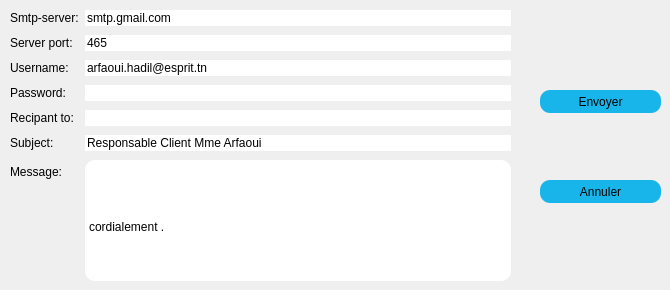
      <widget class="QWidget" name="tab_13">
       <attribute name="title">
        <string>Envoyer Email</string>
       </attribute>
       <widget class="QPushButton" name="exitBtn1">
        <property name="geometry">
         <rect>
          <x>540</x>
          <y>180</y>
          <width>121</width>
          <height>23</height>
         </rect>
        </property>
        <property name="styleSheet">
         <string notr="true">                                         border-radius: 10px;
background-color: rgb(23, 181, 234);
                                        
font: 9pt &quot;MS Reference Sans Serif&quot;;</string>
        </property>
        <property name="text">
         <string>Annuler</string>
        </property>
       </widget>
       <widget class="QPushButton" name="sendBtn1">
        <property name="geometry">
         <rect>
          <x>540</x>
          <y>90</y>
          <width>121</width>
          <height>23</height>
         </rect>
        </property>
        <property name="styleSheet">
         <string notr="true">                                         border-radius: 10px;
background-color: rgb(23, 181, 234);
                                        
font: 9pt &quot;MS Reference Sans Serif&quot;;</string>
        </property>
        <property name="text">
         <string>Envoyer</string>
        </property>
       </widget>
       <widget class="QWidget" name="layoutWidget_2">
        <property name="geometry">
         <rect>
          <x>10</x>
          <y>10</y>
          <width>501</width>
          <height>271</height>
         </rect>
        </property>
        <layout class="QFormLayout" name="formLayout_2">
         <property name="fieldGrowthPolicy">
          <enum>QFormLayout::ExpandingFieldsGrow</enum>
         </property>
         <property name="rowWrapPolicy">
          <enum>QFormLayout::WrapLongRows</enum>
         </property>
         <property name="verticalSpacing">
          <number>9</number>
         </property>
         <item row="1" column="0">
          <widget class="QLabel" name="label_24">
           <property name="text">
            <string>Server port:</string>
           </property>
          </widget>
         </item>
         <item row="2" column="0">
          <widget class="QLabel" name="label_25">
           <property name="text">
            <string>Username:</string>
           </property>
          </widget>
         </item>
         <item row="3" column="0">
          <widget class="QLabel" name="label_26">
           <property name="text">
            <string>Password:</string>
           </property>
          </widget>
         </item>
         <item row="4" column="0">
          <widget class="QLabel" name="label_27">
           <property name="text">
            <string>Recipant to:</string>
           </property>
          </widget>
         </item>
         <item row="5" column="0">
          <widget class="QLabel" name="label_28">
           <property name="text">
            <string>Subject:</string>
           </property>
          </widget>
         </item>
         <item row="6" column="0">
          <widget class="QLabel" name="label_29">
           <property name="text">
            <string>Message:</string>
           </property>
          </widget>
         </item>
         <item row="0" column="1">
          <widget class="QLineEdit" name="server_2">
           <property name="styleSheet">
            <string notr="true">                                      border-radius: 10px;
background-color: rgb(255, 255, 255);

font: 9pt &quot;MS Reference Sans Serif&quot;;</string>
           </property>
           <property name="text">
            <string>smtp.gmail.com</string>
           </property>
          </widget>
         </item>
         <item row="1" column="1">
          <widget class="QLineEdit" name="port_2">
           <property name="styleSheet">
            <string notr="true">                                      border-radius: 10px;
background-color: rgb(255, 255, 255);

font: 9pt &quot;MS Reference Sans Serif&quot;;</string>
           </property>
           <property name="text">
            <string>465</string>
           </property>
          </widget>
         </item>
         <item row="2" column="1">
          <widget class="QLineEdit" name="uname_2">
           <property name="styleSheet">
            <string notr="true">                                      border-radius: 10px;
background-color: rgb(255, 255, 255);

font: 9pt &quot;MS Reference Sans Serif&quot;;
</string>
           </property>
           <property name="text">
            <string>arfaoui.hadil@esprit.tn</string>
           </property>
          </widget>
         </item>
         <item row="3" column="1">
          <widget class="QLineEdit" name="paswd_2">
           <property name="styleSheet">
            <string notr="true">                                      border-radius: 10px;
background-color: rgb(255, 255, 255);

font: 9pt &quot;MS Reference Sans Serif&quot;;</string>
           </property>
           <property name="inputMask">
            <string/>
           </property>
           <property name="text">
            <string/>
           </property>
           <property name="echoMode">
            <enum>QLineEdit::Password</enum>
           </property>
          </widget>
         </item>
         <item row="4" column="1">
          <widget class="QLineEdit" name="rcpt_2">
           <property name="styleSheet">
            <string notr="true">                                      border-radius: 10px;
background-color: rgb(255, 255, 255);

font: 9pt &quot;MS Reference Sans Serif&quot;;</string>
           </property>
          </widget>
         </item>
         <item row="5" column="1">
          <widget class="QLineEdit" name="subject_2">
           <property name="styleSheet">
            <string notr="true">                                      border-radius: 10px;
background-color: rgb(255, 255, 255);

font: 9pt &quot;MS Reference Sans Serif&quot;;</string>
           </property>
           <property name="text">
            <string>Responsable Client Mme Arfaoui</string>
           </property>
          </widget>
         </item>
         <item row="0" column="0">
          <widget class="QLabel" name="label_30">
           <property name="text">
            <string>Smtp-server:</string>
           </property>
          </widget>
         </item>
         <item row="6" column="1">
          <widget class="QPlainTextEdit" name="msg_2">
           <property name="styleSheet">
            <string notr="true">                                      border-radius: 10px;
background-color: rgb(255, 255, 255);

font: 9pt &quot;MS Reference Sans Serif&quot;;
</string>
           </property>
           <property name="plainText">
            <string>



cordialement .</string>
           </property>
          </widget>
         </item>
        </layout>
       </widget>
      </widget>
